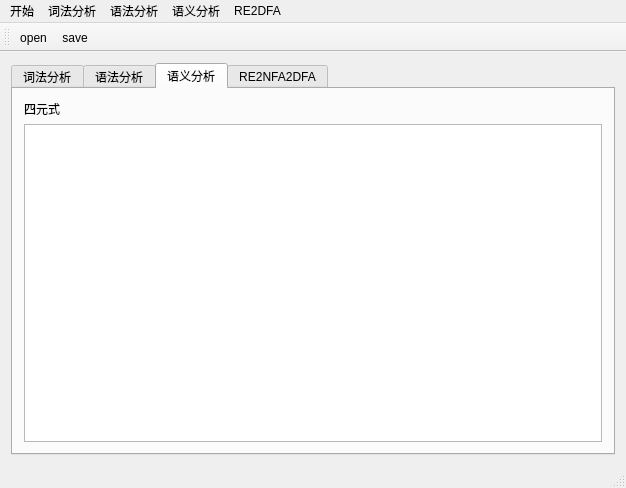
<?xml version="1.0" encoding="UTF-8"?>
<ui version="4.0">
 <class>MainWindow</class>
 <widget class="QMainWindow" name="MainWindow">
  <property name="geometry">
   <rect>
    <x>0</x>
    <y>0</y>
    <width>626</width>
    <height>488</height>
   </rect>
  </property>
  <property name="windowTitle">
   <string>MainWindow</string>
  </property>
  <widget class="QWidget" name="centralWidget">
   <layout class="QHBoxLayout" name="horizontalLayout_2">
    <item>
     <widget class="QTabWidget" name="tabWidget">
      <property name="currentIndex">
       <number>2</number>
      </property>
      <widget class="QWidget" name="tab">
       <attribute name="title">
        <string>词法分析</string>
       </attribute>
       <layout class="QGridLayout" name="gridLayout">
        <item row="0" column="1">
         <widget class="QLabel" name="label_2">
          <property name="text">
           <string>error</string>
          </property>
         </widget>
        </item>
        <item row="1" column="0">
         <widget class="QTextEdit" name="textEdit">
          <property name="font">
           <font>
            <family>Courier</family>
            <pointsize>12</pointsize>
            <weight>75</weight>
            <bold>true</bold>
           </font>
          </property>
         </widget>
        </item>
        <item row="0" column="0">
         <widget class="QLabel" name="label">
          <property name="text">
           <string>token</string>
          </property>
         </widget>
        </item>
        <item row="1" column="1">
         <widget class="QTextEdit" name="textEdit_2">
          <property name="font">
           <font>
            <family>Courier</family>
            <pointsize>12</pointsize>
            <weight>75</weight>
            <bold>true</bold>
           </font>
          </property>
         </widget>
        </item>
        <item row="0" column="2">
         <widget class="QLabel" name="label_3">
          <property name="text">
           <string>symbol</string>
          </property>
         </widget>
        </item>
        <item row="1" column="2">
         <widget class="QTextEdit" name="textEdit_3">
          <property name="font">
           <font>
            <family>Courier</family>
            <pointsize>12</pointsize>
            <weight>75</weight>
            <bold>true</bold>
           </font>
          </property>
         </widget>
        </item>
       </layout>
      </widget>
      <widget class="QWidget" name="tab_2">
       <attribute name="title">
        <string>语法分析</string>
       </attribute>
       <layout class="QGridLayout" name="gridLayout_2">
        <item row="0" column="0">
         <widget class="QLabel" name="label_4">
          <property name="text">
           <string>syntax tree</string>
          </property>
         </widget>
        </item>
        <item row="0" column="1">
         <widget class="QLabel" name="label_5">
          <property name="text">
           <string>error</string>
          </property>
         </widget>
        </item>
        <item row="1" column="0">
         <widget class="QTextEdit" name="textEdit_4">
          <property name="font">
           <font>
            <family>Courier</family>
            <pointsize>12</pointsize>
            <weight>75</weight>
            <bold>true</bold>
           </font>
          </property>
         </widget>
        </item>
        <item row="1" column="1">
         <widget class="QTextEdit" name="textEdit_5">
          <property name="font">
           <font>
            <family>Courier</family>
            <pointsize>12</pointsize>
            <weight>75</weight>
            <bold>true</bold>
           </font>
          </property>
         </widget>
        </item>
       </layout>
      </widget>
      <widget class="QWidget" name="tab_3">
       <attribute name="title">
        <string>语义分析</string>
       </attribute>
       <layout class="QGridLayout" name="gridLayout_3">
        <item row="0" column="0">
         <widget class="QLabel" name="label_6">
          <property name="text">
           <string>四元式</string>
          </property>
         </widget>
        </item>
        <item row="1" column="0">
         <widget class="QTextEdit" name="textEdit_6">
          <property name="font">
           <font>
            <family>Courier</family>
            <pointsize>12</pointsize>
            <weight>75</weight>
            <bold>true</bold>
           </font>
          </property>
         </widget>
        </item>
       </layout>
      </widget>
      <widget class="QWidget" name="tab_4">
       <attribute name="title">
        <string>RE2NFA2DFA</string>
       </attribute>
       <layout class="QGridLayout" name="gridLayout_4">
        <item row="0" column="0">
         <widget class="QLabel" name="label_7">
          <property name="text">
           <string>RE</string>
          </property>
         </widget>
        </item>
        <item row="0" column="2">
         <widget class="QPushButton" name="pushButton">
          <property name="text">
           <string>convert</string>
          </property>
         </widget>
        </item>
        <item row="0" column="1">
         <widget class="QLineEdit" name="lineEdit"/>
        </item>
        <item row="1" column="1">
         <widget class="QTabWidget" name="tabWidget_2">
          <property name="currentIndex">
           <number>0</number>
          </property>
          <widget class="QWidget" name="tab_5">
           <attribute name="title">
            <string>NFA</string>
           </attribute>
           <layout class="QGridLayout" name="gridLayout_5">
            <item row="0" column="0">
             <widget class="QTextEdit" name="textEdit_7"/>
            </item>
           </layout>
          </widget>
          <widget class="QWidget" name="tab_6">
           <attribute name="title">
            <string>DFA</string>
           </attribute>
           <layout class="QGridLayout" name="gridLayout_6">
            <item row="0" column="0">
             <widget class="QTextEdit" name="textEdit_8"/>
            </item>
           </layout>
          </widget>
          <widget class="QWidget" name="tab_7">
           <attribute name="title">
            <string>MIN_DFA</string>
           </attribute>
           <layout class="QGridLayout" name="gridLayout_7">
            <item row="0" column="0">
             <widget class="QTextEdit" name="textEdit_9"/>
            </item>
           </layout>
          </widget>
         </widget>
        </item>
       </layout>
      </widget>
     </widget>
    </item>
   </layout>
  </widget>
  <widget class="QMenuBar" name="menuBar">
   <property name="geometry">
    <rect>
     <x>0</x>
     <y>0</y>
     <width>626</width>
     <height>23</height>
    </rect>
   </property>
   <widget class="QMenu" name="menu">
    <property name="title">
     <string>开始</string>
    </property>
    <addaction name="actionopen"/>
    <addaction name="actionsave"/>
   </widget>
   <widget class="QMenu" name="menu_2">
    <property name="title">
     <string>词法分析</string>
    </property>
    <addaction name="actiontoken"/>
    <addaction name="actionerror"/>
    <addaction name="actionsymbol"/>
    <addaction name="actionone_step"/>
   </widget>
   <widget class="QMenu" name="menu_3">
    <property name="title">
     <string>语法分析</string>
    </property>
    <addaction name="actionparser"/>
   </widget>
   <widget class="QMenu" name="menu_4">
    <property name="title">
     <string>语义分析</string>
    </property>
    <addaction name="actionsyntax_directed"/>
   </widget>
   <widget class="QMenu" name="menuRE2DFA">
    <property name="title">
     <string>RE2DFA</string>
    </property>
    <addaction name="actionRE2NFA"/>
   </widget>
   <addaction name="menu"/>
   <addaction name="menu_2"/>
   <addaction name="menu_3"/>
   <addaction name="menu_4"/>
   <addaction name="menuRE2DFA"/>
  </widget>
  <widget class="QToolBar" name="mainToolBar">
   <attribute name="toolBarArea">
    <enum>TopToolBarArea</enum>
   </attribute>
   <attribute name="toolBarBreak">
    <bool>false</bool>
   </attribute>
   <addaction name="actionopen"/>
   <addaction name="actionsave"/>
  </widget>
  <widget class="QStatusBar" name="statusBar"/>
  <action name="actionopen">
   <property name="icon">
    <iconset resource="res.qrc">
     <normaloff>:/fileIcon/icon/add-file.png</normaloff>:/fileIcon/icon/add-file.png</iconset>
   </property>
   <property name="text">
    <string>open</string>
   </property>
   <property name="shortcut">
    <string>Alt+O</string>
   </property>
  </action>
  <action name="actionsave">
   <property name="icon">
    <iconset resource="res.qrc">
     <normaloff>:/fileIcon/icon/save-file.png</normaloff>:/fileIcon/icon/save-file.png</iconset>
   </property>
   <property name="text">
    <string>save</string>
   </property>
   <property name="shortcut">
    <string>Alt+S</string>
   </property>
  </action>
  <action name="actiontoken">
   <property name="text">
    <string>token</string>
   </property>
   <property name="shortcut">
    <string>Alt+T</string>
   </property>
  </action>
  <action name="actionerror">
   <property name="text">
    <string>error</string>
   </property>
   <property name="shortcut">
    <string>Alt+E</string>
   </property>
  </action>
  <action name="actionsymbol">
   <property name="text">
    <string>symbol</string>
   </property>
   <property name="shortcut">
    <string>Alt+B</string>
   </property>
  </action>
  <action name="actionparser">
   <property name="text">
    <string>parser</string>
   </property>
  </action>
  <action name="actionone_step">
   <property name="text">
    <string>one step</string>
   </property>
  </action>
  <action name="actionsyntax_directed">
   <property name="text">
    <string>syntax-directed</string>
   </property>
  </action>
  <action name="actionRE2NFA">
   <property name="text">
    <string>RE2NFA</string>
   </property>
  </action>
 </widget>
 <layoutdefault spacing="6" margin="11"/>
 <resources>
  <include location="res.qrc"/>
 </resources>
 <connections/>
</ui>
